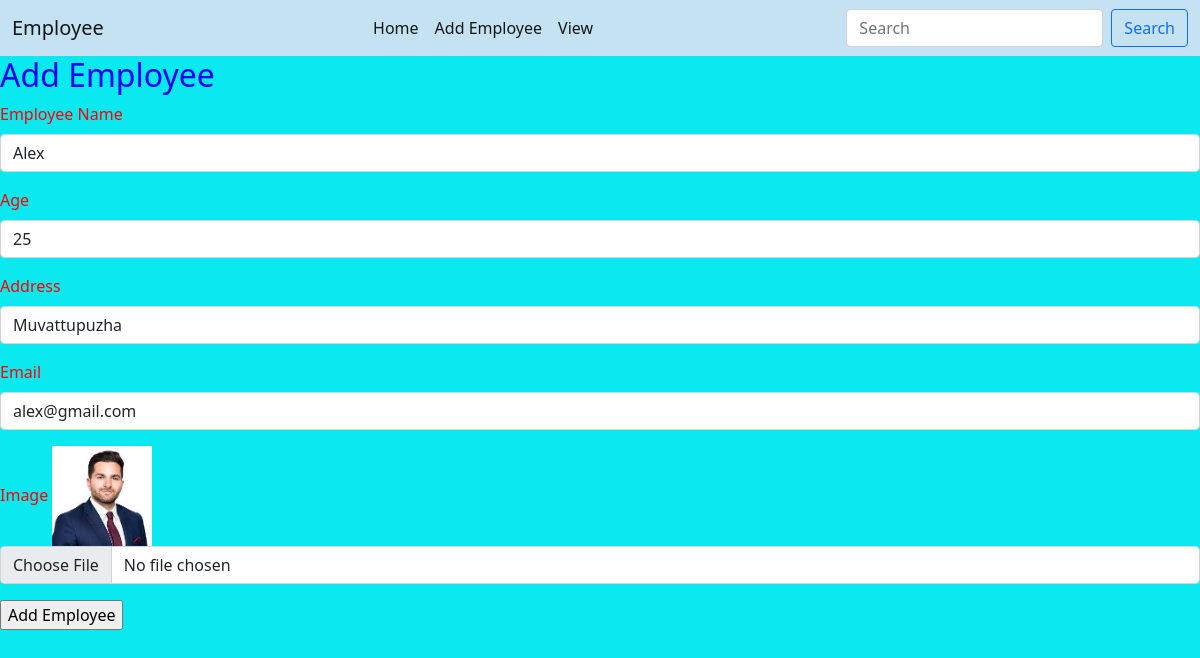
/edit/6, run on the app's committed database.
### app1/models.py (models this page shows, shortened)
class emp(models.Model):
    ename=models.CharField(max_length=20)
    age=models.IntegerField()
    address=models.CharField(max_length=50)
    email=models.CharField(max_length=20)
    image=models.ImageField(upload_to="image")

### app1/views.py (the view, shortened to what this page needs)
# urls.py: path('edit/<int:p>', views.edit, name="edit"),
def edit(request,p):
    k=emp.objects.get(id=p)
    return render(request,'edit.html',{'empl':k})

### templates/edit.html (shortened to what this page needs)
{% extends 'base.html' %}
{% load static %}
{% block content %}
<h2>Add Employee</h2>
<form method="POST" enctype="multipart/form-data">
    <div class="mb-3">
  <label class="form-label">Employee Name</label>
  <input type="text" class="form-control" name="en" value="{{empl.ename}}" placeholder="Enter the Employee Name">
</div>
    <div class="mb-3">
  <label class="form-label">Age</label>
  <input type="number" class="form-control" name="a" value="{{empl.age}}" placeholder="Enter the Age">
</div>
   <div class="mb-3">
  <label class="form-label">Address</label>
  <input type="text" class="form-control" name="ad" value="{{empl.address}}" placeholder="Enter the Address">
</div>
    <div class="mb-3">
  <label class="form-label">Email</label>
  <input type="email" class="form-control" name="e" value="{{empl.email}}" placeholder="Enter the Email">
</div>
    <div class="mb-3">
  <label class="form-label">Image</label>
    <img src="{{empl.image.url}}" height="100px" width="100px">
  <input type="file" class="form-control" name="i">
</div>
    <div class="mb-3">
  <input type="submit" value="Add Employee">
</div>
</form>
{% endblock %}

### static/css/style2.css (style rules this page uses)
body { background-color:#0ae8f0; color:red; }
h2 { color:blue; }

### data on the page
emp: en "Alex", a "25", ad "Muvattupuzha", e "alex@gmail.com", image (picture)
